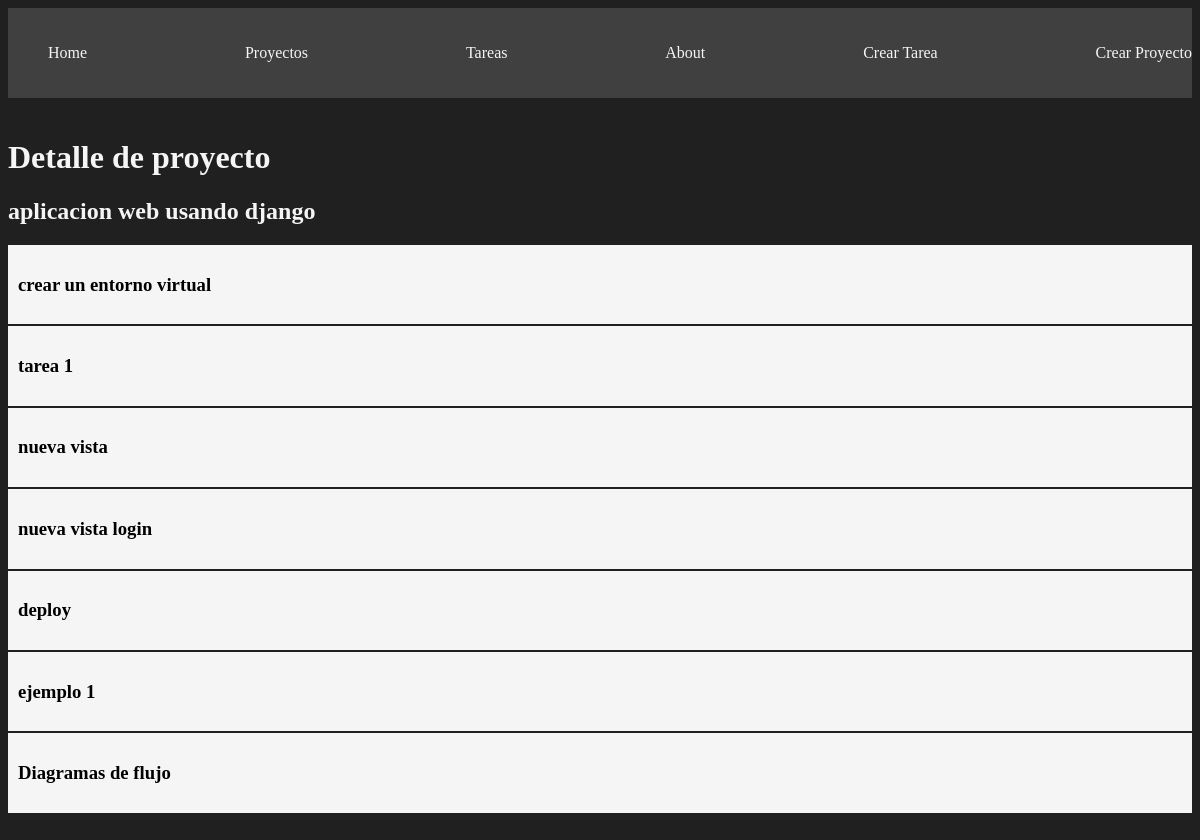
The app's page /projects/2 with its own data.
### myapp/models.py (models this page shows, shortened)
class Project(models.Model):
    name = models.CharField(max_length=200)
    def __str__(self):
        return self.name

class Task(models.Model):
    title = models.CharField(max_length=200)
    description = models.TextField()
    project = models.ForeignKey(Project, on_delete=models.CASCADE)
    done = models.BooleanField(default=False)

### myapp/views.py (the view)
# urls.py: path('projects/<int:id>',views.project_detail,name='detail'),
def project_detail(request,id):
    project = get_object_or_404(Project, id=id)
    task = Task.objects.filter(project_id=id)
    return render(request,'projects/project_detail.html',{
        'project':project,
        'task':task,
    })

### myapp/templates/projects/project_detail.html
{% extends 'layouts/base.html' %}
{% block content %}
<h1>Detalle de proyecto</h1>
<h2>{{project}}</h2>
{% for task in task %}
<div class="card">
    <h3>{{task.title}}</h3>
</div>
{% endfor %}
{% endblock %}

### myapp/static/css/main.css (style rules this page uses)
body { background: #202020; color: whitesmoke; }
.card { background: whitesmoke; padding: 10px; margin-bottom: 2px; color: black; }

### records on screen
Project: name "aplicacion web usando django"
Task: title "crear un entorno virtual"
Task: title "tarea 1"
Task: title "nueva vista"
Task: title "nueva vista login"
Task: title "deploy"
Task: title "ejemplo 1"
Task: title "Diagramas de flujo"
